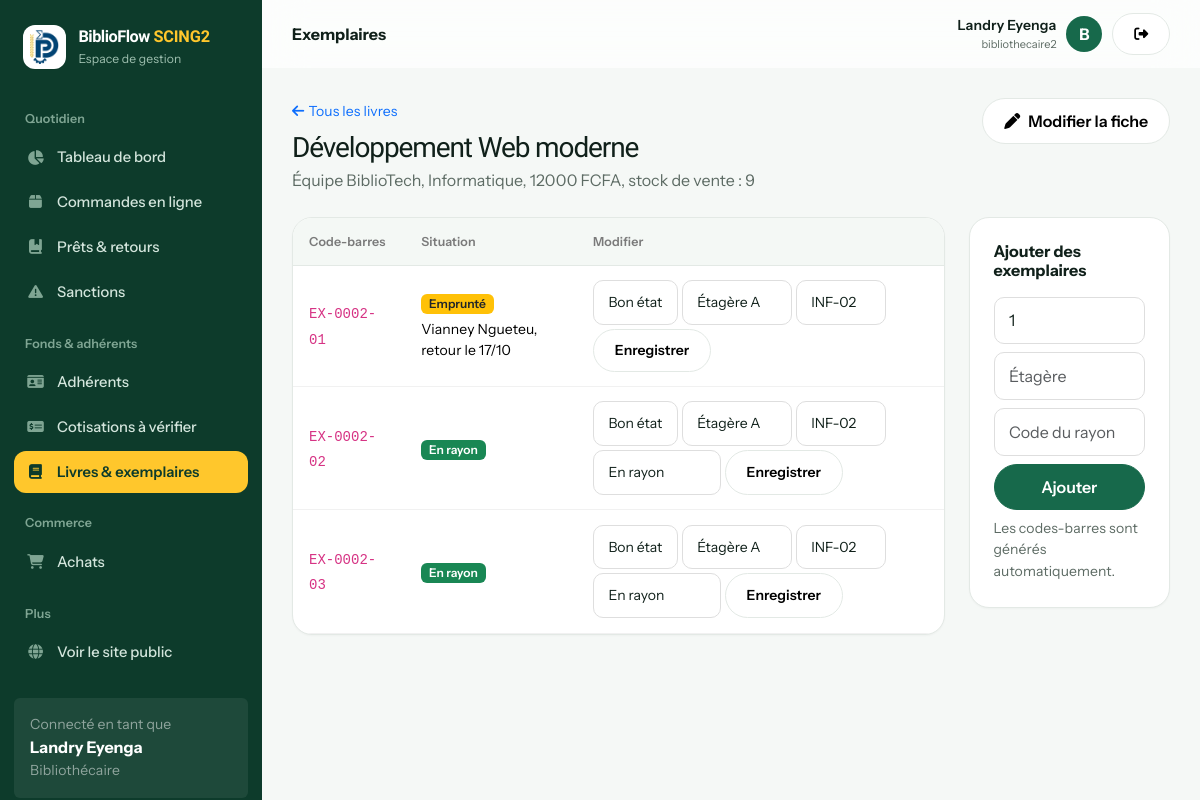
Page /gestion/livres/2/ (signed in) on the committed database.
### bibliotheque/models.py (models this page shows, shortened)
class Utilisateur(AbstractUser):
    ROLES = [("adherent", "Adhérent"), ("bibliothecaire", "Bibliothécaire"), ("administrateur", "Administrateur")]
    STATUTS = [("en_attente", "En attente de validation"), ("actif", "Actif"), ("suspendu", "Suspendu")]
    first_name = None  # remplacés par nom / prénom
    last_name = None
    nom = models.CharField(max_length=80)
    prenom = models.CharField(max_length=80)
    telephone = models.CharField(max_length=20, blank=True)
    adresse = models.CharField(max_length=200, blank=True)
    role = models.CharField(max_length=20, choices=ROLES, default="adherent")
    statut = models.CharField(max_length=12, choices=STATUTS, default="actif")
    numero_carte = models.CharField(max_length=20, unique=True, null=True, blank=True)
    date_debut_adhesion = models.DateField(null=True, blank=True)
    date_expiration = models.DateField(null=True, blank=True)  # fin de validité de l'adhésion
    suspendu_jusqu = models.DateField(null=True, blank=True)   # emprunts suspendus après un retard
    REQUIRED_FIELDS = ["nom", "prenom", "email"]
    def get_full_name(self):
        return f"{self.prenom} {self.nom}".strip()
    def __str__(self):
        return self.get_full_name() or self.username
    @property
    def est_personnel(self):
        return self.is_superuser or self.role in ("bibliothecaire", "administrateur")

class Livre(models.Model):
    titre = models.CharField(max_length=200)
    auteur = models.CharField(max_length=120)
    isbn = models.CharField(max_length=20, unique=True, null=True, blank=True)
    description = models.TextField(blank=True)
    image = models.CharField(max_length=255, blank=True)  # chemin relatif dans static/media
    categorie = models.CharField(max_length=80, blank=True)
    annee_publication = models.PositiveSmallIntegerField(null=True, blank=True)
    langue = models.CharField(max_length=30, default="Français")
    prix = models.DecimalField(max_digits=10, decimal_places=2, default=0)  # prix de vente
    stock_vente = models.PositiveIntegerField(default=0)                    # exemplaires à vendre
    actif = models.BooleanField(default=True)
    class Meta:
        ordering = ["titre"]

class Exemplaire(models.Model):
    ETATS = [("bon", "Bon état"), ("abime", "Abîmé")]
    STATUTS = [("disponible", "En rayon"), ("emprunte", "Emprunté"), ("reserve", "Mis de côté"),
               ("perdu", "Perdu"), ("retire", "Retiré du fonds")]
    livre = models.ForeignKey(Livre, on_delete=models.CASCADE, related_name="exemplaires")
    code_barres = models.CharField(max_length=40, unique=True)
    etat_physique = models.CharField(max_length=10, choices=ETATS, default="bon")
    statut = models.CharField(max_length=12, choices=STATUTS, default="disponible")
    etagere = models.CharField(max_length=40, blank=True)
    code_rayon = models.CharField(max_length=20, blank=True)

class Emprunt(models.Model):
    STATUTS = [("demande", "Demandé"), ("prete", "Prêt à retirer"), ("en_cours", "En cours"), ("retard", "En retard"),
               ("rendu", "Rendu"), ("perdu", "Perdu"), ("annule", "Annulé")]
    ACTIFS = ("demande", "prete", "en_cours", "retard")   # compte dans la limite d'emprunts
    OUVERTS = ("en_cours", "retard")                      # livre actuellement chez l'adhérent
    PAIEMENTS = [("impayee", "Impayée"), ("payee", "Payée"), ("annulee", "Annulée")]
    adherent = models.ForeignKey(Utilisateur, on_delete=models.PROTECT, related_name="emprunts")
    personnel = models.ForeignKey(Utilisateur, on_delete=models.SET_NULL, null=True, blank=True,
                                  related_name="emprunts_acceptes")
    exemplaire = models.ForeignKey(Exemplaire, on_delete=models.PROTECT, related_name="emprunts")
    date_demande = models.DateTimeField(auto_now_add=True)
    date_emprunt = models.DateField(default=timezone.localdate)
    date_retour_prevue = models.DateField(null=True, blank=True)
    date_limite_retrait = models.DateField(null=True, blank=True)
    date_retour_effective = models.DateField(null=True, blank=True)
    statut = models.CharField(max_length=10, choices=STATUTS, default="en_cours")
    adresse_livraison = models.CharField(max_length=250, blank=True)  # vide = retrait à la bibliothèque
    nb_prolongations = models.PositiveSmallIntegerField(default=0)
    motif_sanction = models.CharField(max_length=200, blank=True)
    montant_sanction = models.DecimalField(max_digits=10, decimal_places=2, default=0)
    statut_paiement = models.CharField(max_length=10, choices=PAIEMENTS, blank=True)
    date_sanction = models.DateTimeField(null=True, blank=True)
    class Meta:
        ordering = ["-date_emprunt", "-id"]

### bibliotheque/views.py (the view, shortened to what this page needs)
# urls.py: path("gestion/livres/<int:pk>/", views.livre_exemplaires, name="livre_exemplaires"),
@role_requis(*STAFF)
def livre_exemplaires(request, pk):
    livre = get_object_or_404(Livre, pk=pk)
    exs = list(livre.exemplaires.order_by("code_barres"))
    en_cours = {e.exemplaire_id: e for e in Emprunt.objects.filter(exemplaire__livre=livre, statut__in=Emprunt.ACTIFS)
                .select_related("adherent")}
    for ex in exs:
        ex.emprunt_actif = en_cours.get(ex.pk)
        ex.statut_modifiable = ex.statut in ("disponible", "perdu", "retire")
    return render(request, "bibliotheque/livre_exemplaires.html", {
        "livre": livre, "exemplaires": exs, "etats": Exemplaire.ETATS,
        "statuts_libres": [s for s in Exemplaire.STATUTS if s[0] in ("disponible", "perdu", "retire")]})

### bibliotheque/acces.py (called while the page is built)
def est_personnel(user):
    return user.is_authenticated and user.est_personnel

def role_requis(*roles):
    def deco(vue):
        @login_required
        @wraps(vue)
        def wrapper(request, *a, **kw):
            if request.user.is_superuser or request.user.role in roles:
                return vue(request, *a, **kw)
            messages.error(request, "Accès non autorisé pour votre rôle.")
            return redirect("accueil")
        return wrapper
    return deco

### bibliotheque/context.py (called while the page is built)
def globales(request):
    ctx = {"p": params(), "panier_count": 0, "est_personnel": False, "cotisations_a_verifier": 0}
    try:
        ctx["panier_count"] = sum(request.session.get("panier", {}).values())
    except Exception:
        pass
    if request.user.is_authenticated:
        ctx["est_personnel"] = est_personnel(request.user)
        if ctx["est_personnel"]:
            ctx["cotisations_a_verifier"] = CotisationAdhesion.objects.filter(statut="en_attente").count()
    return ctx

### bibliotheque/services.py (called while the page is built)
def params():
    d = dict(settings.BIBLIO)
    for cle in ("amende_par_jour", "amende_plafond", "frais_perte"):
        d[cle] = Decimal(str(d[cle]))
    return SimpleNamespace(**d)

### bibliotheque/templates/bibliotheque/livre_exemplaires.html
{% extends "bibliotheque/base.html" %}{% block titre %}{{ livre.titre }} – BiblioFlow SCING2{% endblock %}{% block entete %}Exemplaires{% endblock %}{% block contenu %}
<div class="d-flex flex-wrap justify-content-between align-items-start gap-3 mb-4"><div><a href="{% url 'livres_gestion' %}" class="small text-decoration-none"><i class="fa-solid fa-arrow-left me-1"></i>Tous les livres</a><h1 class="h3 mb-1 mt-2">{{ livre.titre }}</h1><div class="muted">{{ livre.auteur }}{% if livre.categorie %}, {{ livre.categorie }}{% endif %}, {{ livre.prix|floatformat:0 }} FCFA, stock de vente : {{ livre.stock_vente }}</div></div><a class="btn btn-light" href="{% url 'livre_modifier' livre.pk %}"><i class="fa-solid fa-pen me-2"></i>Modifier la fiche</a></div>
<div class="row g-4"><div class="col-lg-9"><div class="cardx table-card"><div class="table-responsive"><table class="table"><thead><tr><th>Code-barres</th><th>Situation</th><th>Modifier</th></tr></thead><tbody>
{% for ex in exemplaires %}<tr><td><code>{{ ex.code_barres }}</code></td><td>{% if ex.statut == 'emprunte' %}<span class="badge bg-warning text-dark">Emprunté</span>{% elif ex.statut == 'reserve' %}<span class="badge bg-info">Mis de côté</span>{% elif ex.statut == 'disponible' %}<span class="badge bg-success">En rayon</span>{% else %}<span class="badge bg-dark">{{ ex.get_statut_display }}</span>{% endif %}{% if ex.emprunt_actif %}<div class="small mt-1">{{ ex.emprunt_actif.adherent }}{% if ex.emprunt_actif.date_retour_prevue %}, retour le {{ ex.emprunt_actif.date_retour_prevue|date:"d/m" }}{% endif %}</div>{% endif %}</td>
<td><form method="post" class="d-flex gap-1 flex-wrap">{% csrf_token %}<input type="hidden" name="action" value="modifier"><input type="hidden" name="ex" value="{{ ex.pk }}">
<select name="etat_physique" class="form-select form-select-sm" style="width:auto" aria-label="État physique">{% for k,l in etats %}<option value="{{ k }}" {% if ex.etat_physique == k %}selected{% endif %}>{{ l }}</option>{% endfor %}</select>
<input name="etagere" value="{{ ex.etagere }}" class="form-control form-control-sm" style="width:110px" placeholder="Étagère" aria-label="Étagère"><input name="code_rayon" value="{{ ex.code_rayon }}" class="form-control form-control-sm" style="width:90px" placeholder="Rayon" aria-label="Code du rayon">
{% if ex.statut_modifiable %}<select name="statut" class="form-select form-select-sm" style="width:auto" aria-label="Situation">{% for k,l in statuts_libres %}<option value="{{ k }}" {% if ex.statut == k %}selected{% endif %}>{{ l }}</option>{% endfor %}</select>{% endif %}
<button class="btn btn-sm btn-light">Enregistrer</button></form></td></tr>{% empty %}<tr><td colspan="3" class="empty">Aucun exemplaire : ce livre n’est pas encore empruntable.</td></tr>{% endfor %}</tbody></table></div></div></div>
<div class="col-lg-3"><div class="cardx p-4"><h6 class="fw-bold">Ajouter des exemplaires</h6><form method="post" class="mt-3 d-grid gap-2">{% csrf_token %}<input type="hidden" name="action" value="ajouter"><input type="number" name="nombre" value="1" min="1" max="50" class="form-control" aria-label="Nombre"><input name="etagere" class="form-control" placeholder="Étagère"><input name="code_rayon" class="form-control" placeholder="Code du rayon"><button class="btn btn-primary">Ajouter</button></form><div class="small muted mt-2">Les codes-barres sont générés automatiquement.</div></div></div></div>{% endblock %}

### bibliotheque/templates/bibliotheque/base.html (shortened to what this page needs)
{% load static %}<!doctype html>
<html lang="fr"><head><meta charset="utf-8"><meta name="viewport" content="width=device-width, initial-scale=1"><title>{% block titre %}BiblioFlow SCING2{% endblock %}</title>
<link href="https://cdn.jsdelivr.net/npm/bootstrap@5.3.3/dist/css/bootstrap.min.css" rel="stylesheet"><link href="https://cdnjs.cloudflare.com/ajax/libs/font-awesome/6.5.2/css/all.min.css" rel="stylesheet"><link href="{% static 'bibliotheque/app.css' %}" rel="stylesheet"></head>
<body>{% with u=request.resolver_match.url_name %}<div class="app-shell">
<aside class="sidebar" id="sidebar">
  <div class="brand"><span class="logo-chip"><img src="{% static 'bibliotheque/images/logo.png' %}" alt="" height="34" width="29"></span><div><strong>BiblioFlow <span class="brand-tag">SCING2</span></strong><small>Espace de gestion</small></div></div>
  <div class="nav-title">Quotidien</div>
  <a class="side-link {% if u == 'tableau_bord' %}active{% endif %}" href="{% url 'tableau_bord' %}"><i class="fa-solid fa-chart-pie"></i>Tableau de bord</a>
  <a class="side-link {% if u == 'commandes' %}active{% endif %}" href="{% url 'commandes' %}"><i class="fa-solid fa-box"></i>Commandes en ligne</a>
  <a class="side-link {% if u == 'emprunts' %}active{% endif %}" href="{% url 'emprunts' %}"><i class="fa-solid fa-book-bookmark"></i>Prêts &amp; retours</a>
  <a class="side-link {% if u == 'sanctions' %}active{% endif %}" href="{% url 'sanctions' %}"><i class="fa-solid fa-triangle-exclamation"></i>Sanctions</a>
  <div class="nav-title">Fonds &amp; adhérents</div>
  <a class="side-link {% if u == 'adherents' or u == 'adherent_detail' or u == 'adherent_nouveau' or u == 'adherent_modifier' %}active{% endif %}" href="{% url 'adherents' %}"><i class="fa-solid fa-id-card"></i>Adhérents</a>
  <a class="side-link " href="{% url 'cotisations' %}"><i class="fa-solid fa-money-check-dollar"></i>Cotisations à vérifier</a>
  <a class="side-link {% if u == 'livres_gestion' or u == 'livre_exemplaires' or u == 'livre_nouveau' or u == 'livre_modifier' %}active{% endif %}" href="{% url 'livres_gestion' %}"><i class="fa-solid fa-book"></i>Livres &amp; exemplaires</a>
  <div class="nav-title">Commerce</div>
  <a class="side-link {% if u == 'achats' or u == 'achat_detail' or u == 'achat_nouveau' %}active{% endif %}" href="{% url 'achats' %}"><i class="fa-solid fa-cart-shopping"></i>Achats</a>
  <div class="nav-title">Plus</div>
  <a class="side-link" href="{% url 'accueil' %}"><i class="fa-solid fa-globe"></i>Voir le site public</a>
  <div class="mt-4 p-3 rounded-2" style="background:#ffffff0a"><div class="small text-white-50">Connecté en tant que</div><strong>{{ user.get_full_name|default:user.username }}</strong><div class="small text-white-50">{{ user.get_role_display }}</div></div>
</aside>
<main class="main"><header class="topbar"><div class="d-flex align-items-center gap-3"><div class="fw-bold">{% block entete %}{% endblock %}</div></div>
<div class="user-chip"><div class="text-end d-none d-sm-block"><div class="fw-semibold small">{{ user.get_full_name|default:user.username }}</div><div class="muted" style="font-size:11px">{{ user.username }}</div></div><div class="avatar">{{ user.username|first|upper }}</div><form method="post" action="{% url 'logout' %}">{% csrf_token %}<button class="btn btn-sm btn-light" title="Déconnexion"><i class="fa-solid fa-right-from-bracket"></i></button></form></div></header>
<div class="content">{% block contenu %}{% endblock %}</div></main></div>{% endwith %}
<script src="https://cdn.jsdelivr.net/npm/bootstrap@5.3.3/dist/js/bootstrap.bundle.min.js"></script><script src="{% static 'bibliotheque/app.js' %}" defer></script>{% block scripts %}{% endblock %}</body></html>

### rows in the picture
Utilisateur: get_full_name "Landry Eyenga", role "Bibliothécaire", username "bibliothecaire2", username|first "B"
Livre: titre "Développement Web moderne", auteur "Équipe BiblioTech", categorie "Informatique", prix "12000", stock_vente "9"
Exemplaire: code_barres "EX-0002-01", statut "Emprunté", emprunt_actif.adherent "Vianney Ngueteu", emprunt_actif.date_retour_prevue "17/10", etat_physique "Bon état", etagere "Étagère A", code_rayon "INF-02"
Exemplaire: code_barres "EX-0002-02", shows "En rayon", etat_physique "Bon état", etagere "Étagère A", code_rayon "INF-02", statut "En rayon"
Exemplaire: code_barres "EX-0002-03", shows "En rayon", etat_physique "Bon état", etagere "Étagère A", code_rayon "INF-02", statut "En rayon"
